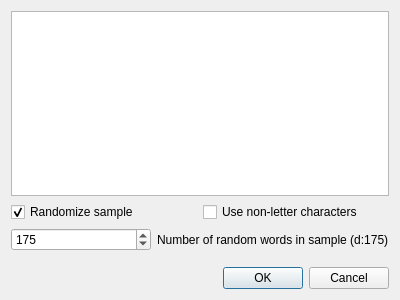
<?xml version="1.0" encoding="UTF-8"?>
<ui version="4.0">
 <class>def_sample_dialog</class>
 <widget class="QDialog" name="def_sample_dialog">
  <property name="geometry">
   <rect>
    <x>0</x>
    <y>0</y>
    <width>400</width>
    <height>300</height>
   </rect>
  </property>
  <property name="windowTitle">
   <string>Choose Sample</string>
  </property>
  <layout class="QVBoxLayout" name="verticalLayout">
   <item>
    <widget class="QListWidget" name="listWidget"/>
   </item>
   <item>
    <layout class="QHBoxLayout" name="horizontalLayout_2">
     <item>
      <widget class="QCheckBox" name="checkBox_randomize">
       <property name="toolTip">
        <string>User gets mixed order of words which is more accurate.</string>
       </property>
       <property name="text">
        <string>Randomize sample</string>
       </property>
       <property name="checked">
        <bool>true</bool>
       </property>
      </widget>
     </item>
     <item>
      <widget class="QCheckBox" name="checkBox_non">
       <property name="toolTip">
        <string>Uses get non-letter signs from sample if occur. for isntance: ,.&lt;&gt;/*#$!? etc.</string>
       </property>
       <property name="text">
        <string>Use non-letter characters</string>
       </property>
       <property name="checked">
        <bool>false</bool>
       </property>
      </widget>
     </item>
    </layout>
   </item>
   <item>
    <layout class="QHBoxLayout" name="horizontalLayout">
     <item>
      <widget class="QSpinBox" name="spinBox">
       <property name="minimum">
        <number>1</number>
       </property>
       <property name="maximum">
        <number>10000</number>
       </property>
       <property name="value">
        <number>175</number>
       </property>
      </widget>
     </item>
     <item>
      <widget class="QLabel" name="label">
       <property name="text">
        <string>Number of random words in sample (d:175)</string>
       </property>
      </widget>
     </item>
    </layout>
   </item>
   <item>
    <spacer name="verticalSpacer">
     <property name="orientation">
      <enum>Qt::Vertical</enum>
     </property>
     <property name="sizeType">
      <enum>QSizePolicy::Minimum</enum>
     </property>
     <property name="sizeHint" stdset="0">
      <size>
       <width>20</width>
       <height>10</height>
      </size>
     </property>
    </spacer>
   </item>
   <item>
    <widget class="QDialogButtonBox" name="buttonBox">
     <property name="orientation">
      <enum>Qt::Horizontal</enum>
     </property>
     <property name="standardButtons">
      <set>QDialogButtonBox::Cancel|QDialogButtonBox::Ok</set>
     </property>
     <property name="centerButtons">
      <bool>false</bool>
     </property>
    </widget>
   </item>
  </layout>
 </widget>
 <resources/>
 <connections>
  <connection>
   <sender>buttonBox</sender>
   <signal>accepted()</signal>
   <receiver>def_sample_dialog</receiver>
   <slot>accept()</slot>
   <hints>
    <hint type="sourcelabel">
     <x>248</x>
     <y>254</y>
    </hint>
    <hint type="destinationlabel">
     <x>157</x>
     <y>274</y>
    </hint>
   </hints>
  </connection>
  <connection>
   <sender>buttonBox</sender>
   <signal>rejected()</signal>
   <receiver>def_sample_dialog</receiver>
   <slot>reject()</slot>
   <hints>
    <hint type="sourcelabel">
     <x>316</x>
     <y>260</y>
    </hint>
    <hint type="destinationlabel">
     <x>286</x>
     <y>274</y>
    </hint>
   </hints>
  </connection>
 </connections>
</ui>
